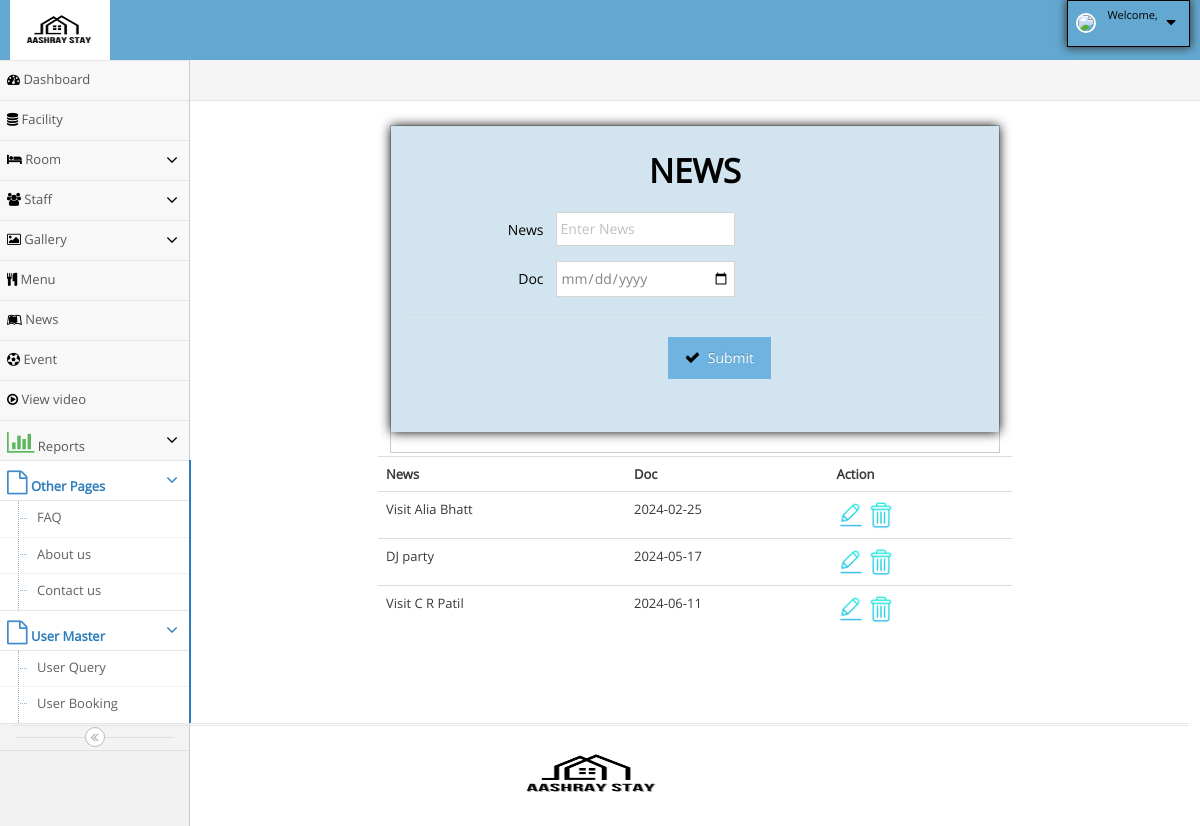
Screenshot of /HostelManagement_6878/admin/news.php with the database file from the repository.
### tables this page shows
CREATE TABLE IF NOT EXISTS `news` (
  `id` int NOT NULL AUTO_INCREMENT,
  `news` varchar(100) NOT NULL,
  `doc` date NOT NULL,
  PRIMARY KEY (`id`)
);

### HostelManagement_6878/admin/news.php (the view, shortened to what this page needs)
<?php
  include ('hhh.php');
  include ('connect.php');
?>
<form class="form-horizontal widget-box " role="form" method=post>
             <div class="widget-body">
			 <div class="widget-main " style="background-color:#d2e4ef; border:1px solid #d2e4ef; box-shadow:0px 0px 11px 0px; color:black">
			<h1 class="header blue lighter bigger" style="text-align:center;">	<b style="color:black;" > NEWS </b> </h1>
											<div class="space-6"></div>
<div class="form-group">
	    <label class="col-sm-3 control-label no-padding-right" for="form-field-1"> News </label>
			<div class="col-sm-9">
				<input type="text" name="txtnews" placeholder="Enter News" class="col-xs-10 col-sm-5" required/>
			</div>
	</div>
    <div class="form-group">
	    <label class="col-sm-3 control-label no-padding-right" for="form-field-1"> Doc </label>
			<div class="col-sm-9">
				<input type="date" name="txtdoc" placeholder="Enter Doc" class="col-xs-10 col-sm-5" required/>
			</div>
	</div>
    <div class="clearfix form-actions">
	<div class="col-md-offset-3 col-md-9"style="text-align:center; marging-left:30%;">
		<button class="btn btn-info" type="submit" name='btnins'>
			<i class="ace-icon fa fa-check bigger-110"></i>
				Submit
		</button>
    </div>
								</div>
							</div>
			</div>
	    	</div>
<?php
       $q=mysqli_query($con,"select * from news");
       echo "<table class='table table-hover'>";
	   echo "<th>News";
	   echo "<th>Doc";
	   echo "<th colspan=2>Action";
       while($row=mysqli_fetch_array($q))
       {
         echo "<tr>";
         echo "<td>".$row['news'];
         echo "<td>".$row['doc'];
		echo "<td colspan=2><a href=news_edit.php?x=$row[0]><image src=edit.png height=30 width=30></a>";
		echo "<a href=news_delete.php?x=$row[0]><image src=delete.png height=30 width=30></a>";
       echo"</tr>";
        }
        echo"</table>";
?>
<?php
  include ('fff.php');
?>

### HostelManagement_6878/admin/hhh.php (style rules this page uses)
.fa { color:black; }

### HostelManagement_6878/admin/news.php (style rules this page uses)
.form-actions { background-color:#d2e4ef;; }
.col-md-offset-3 { margin-left: 17% !important; }

### rows the page displays
news: news "Visit Alia Bhatt", doc "2024-02-25"
news: news "DJ party", doc "2024-05-17"
news: news "Visit C R Patil", doc "2024-06-11"
